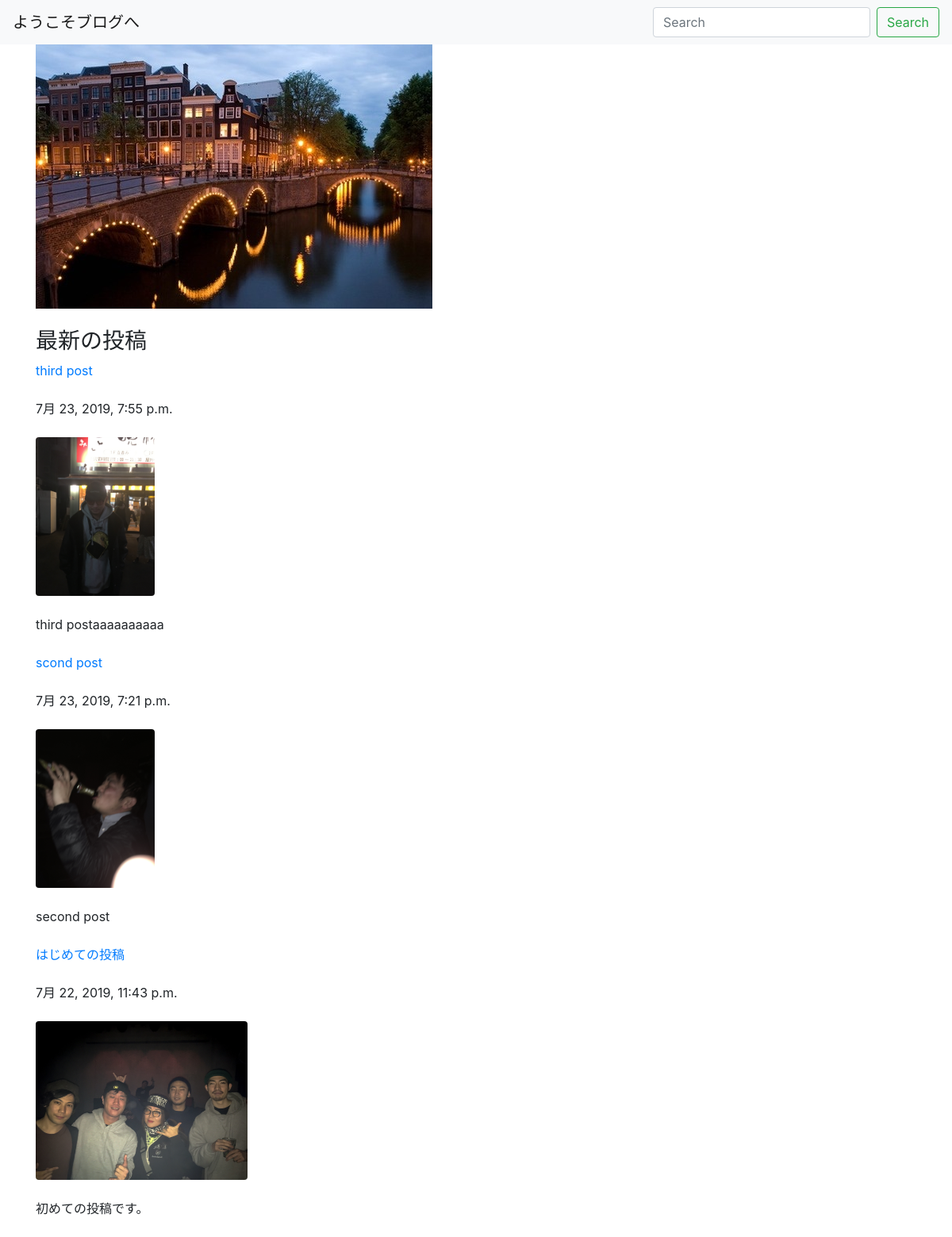
The page / on the database its author committed.
### posts/models.py (models this page shows, shortened)
class Post(models.Model):
    title = models.CharField(max_length=100)
    published = models.DateTimeField()
    image = models.ImageField(upload_to='media/')
    body = models.TextField()
    def summary(self):
        return self.body[:20]

### posts/views.py (the view)
# urls.py: url(r'^$', views.index, name='index'),
def index(request):
    posts = Post.objects.order_by('-published')
    return render(request, 'posts/index.html', {'posts': posts})

### posts/templates/posts/index.html (shortened to what this page needs)
<!DOCTYPE html>
{% load bootstrap4 %}
{% bootstrap_css %}
<html lang="ja" dir="ltr">
  <head>
  </head>
  <body>
    <nav class="navbar navbar-expand-lg navbar-light bg-light">
  <a class="navbar-brand" href="ブログサンプル">ようこそブログへ</a>
  <div class="collapse navbar-collapse" id="navbarSupportedContent">
    <form class="form-inline my-2 my-lg-0">
      <input class="form-control mr-sm-2" type="search" placeholder="Search" aria-label="Search">
      <button class="btn btn-outline-success my-2 my-sm-0" type="submit">Search</button>
    </form>
  </div>
</nav>
<div class="container">
    {% load static %}
    <img src="{% static 'posts/101024differencejpg.jpg' %}" alt="">
    <br><br>
    <h3>最新の投稿</h3>
    {% for post in posts.all %}
      <a href="{% url 'post_detail' post.id %}">{{post.title}}</a>
      <br><br>
      {{post.published}}
      <br><br>
      <img src="{{post.image.url}}" class="img-fluid rounded" style="max-height: 200px;"/>
      <br><br>
      {{post.summary}}
      <br><br>
    {% endfor %}
    </div>
  </body>
</html>

### rows shown on the page
Post: title "third post", published "7月 23, 2019, 7:55 p.m.", image (picture), summary "third postaaaaaaaaaa"
Post: title "scond post", published "7月 23, 2019, 7:21 p.m.", image (picture), summary "second post"
Post: title "はじめての投稿", published "7月 22, 2019, 11:43 p.m.", image (picture), summary "初めての投稿です。"
